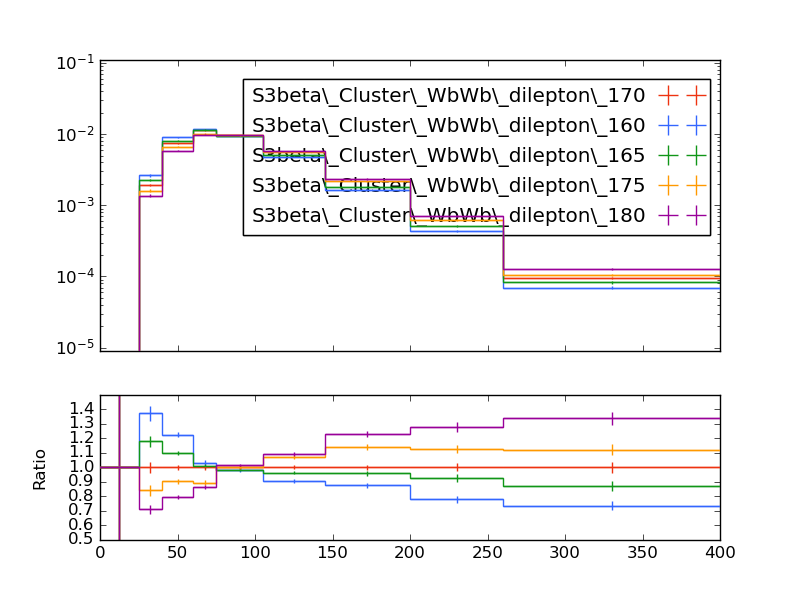

Source code (Python):
#! /usr/bin/env python

# This Python script was auto-generated using YODA v2.0.1.
# Analysis object: /WbWb_dilepton/pT_jet1_untagged
# Timestamp: 27-02-2025 (11:02:17)

import matplotlib as mpl
import matplotlib.pyplot as plt
mpl.use('Agg') # comment out for interactive use
import os
import numpy as np

plotDir = os.path.split(os.path.realpath(__file__))[0]
if 'YODA_USER_PLOT_PATH' in globals():
    plot_outdir = globals()['YODA_USER_PLOT_PATH']
else:
    plot_outdir = plotDir

#plot style
plt.style.use(os.path.join(plotDir, '../default.mplstyle'))

plt.rcParams['text.usetex'] = False
plt.style.use(['classic'])
plt.rc('font', family='DejaVu Sans')
# plot metadata
figW, figH = plt.rcParams['figure.figsize']
ax_xLabel = r''
ax_yLabel = r''
ax_title  = r''
ax_xScale = 'linear'
ax_yScale = 'log'
xLims = (0.0, 400.0)
yLims = (9e-06, 0.11000000000000001)

# TeX-friendly labels for the legend
labels = {
    'legend' : ([ r"S3beta\_Cluster\_WbWb\_dilepton\_170", r"S3beta\_Cluster\_WbWb\_dilepton\_160", r"S3beta\_Cluster\_WbWb\_dilepton\_165", r"S3beta\_Cluster\_WbWb\_dilepton\_175", r"S3beta\_Cluster\_WbWb\_dilepton\_180" ], r""),
}

# Adjust canvas width and height
canvasW = 10.0
canvasH = 9.0
figW *= canvasW/10.
figH *= canvasH/9.

# Create figure and axis objects
fig, (ax, ratio0_ax) = plt.subplots(2, 1, sharex=True,
                  figsize=(figW,figH), gridspec_kw={'height_ratios': (6.0, 3.0)})

# Set figure margins
plt.subplots_adjust(
    left   = 1.0 * plt.rcParams['figure.subplot.left'],
    right  = 1.0 * plt.rcParams['figure.subplot.right'],
    top    = 1.0 * plt.rcParams['figure.subplot.top'],
    bottom = 1.0 * plt.rcParams['figure.subplot.bottom'])

ratio0_ax.yaxis.set_major_locator(mpl.ticker.MultipleLocator(0.1))
ratio0_ax.set_ylim(0.5, 1.4999)
ratio0_ax.set_ylabel('Ratio')

# the numerical data is stored in a separate file
dataf = dict()
prefix = os.path.split(__file__)[0]
if prefix:    prefix = prefix + '/'
exec(open(prefix+'pT_jet1_untagged__data.py').read(), dataf)


legend_handles = dict() # keep track of handles for the legend

# style options for curves
# starts at zorder>=5 to draw curve on top of legend
styles = {
  'S3beta_Cluster_WbWb_dilepton_170.yoda.gz': {
    'color' : '#EE3311',
    'linestyle' : '-',
    'linewidth' : 1,
    'marker' : 'none',
    'markersize' : 2,
    'capsize' : 0.0,
    'zorder' : 5,
    'histstyle' : 1,
    'drawstyle' : 'steps-pre',
    'xerrorbars' : 1,
    'yerrorbars' : 1,
    'fillcolor' : None,
    'fillopacity' : 1.0,
    'ratio0_linestyle' : '-',
    'ratio0_linewidth' : 1,
    'ratio0_marker' : 'none',
    'ratio0_markersize' : 2,
    'ratio0_capsize' : 0.0,
    'ratio0_zorder' : 5,
    'ratio0_histstyle' : 1,
    'ratio0_drawstyle' : 'steps-pre',
    'ratio0_xerrorbars' : 1,
    'ratio0_yerrorbars' : 1,
  },
  'S3beta_Cluster_WbWb_dilepton_160.yoda.gz': {
    'color' : '#3366FF',
    'linestyle' : '-',
    'linewidth' : 1,
    'marker' : 'none',
    'markersize' : 2,
    'capsize' : 0.0,
    'zorder' : 6,
    'histstyle' : 1,
    'drawstyle' : 'steps-pre',
    'xerrorbars' : 1,
    'yerrorbars' : 1,
    'fillcolor' : None,
    'fillopacity' : 1.0,
    'ratio0_linestyle' : '-',
    'ratio0_linewidth' : 1,
    'ratio0_marker' : 'none',
    'ratio0_markersize' : 2,
    'ratio0_capsize' : 0.0,
    'ratio0_zorder' : 6,
    'ratio0_histstyle' : 1,
    'ratio0_drawstyle' : 'steps-pre',
    'ratio0_xerrorbars' : 1,
    'ratio0_yerrorbars' : 1,
  },
  'S3beta_Cluster_WbWb_dilepton_165.yoda.gz': {
    'color' : '#109618',
    'linestyle' : '-',
    'linewidth' : 1,
    'marker' : 'none',
    'markersize' : 2,
    'capsize' : 0.0,
    'zorder' : 7,
    'histstyle' : 1,
    'drawstyle' : 'steps-pre',
    'xerrorbars' : 1,
    'yerrorbars' : 1,
    'fillcolor' : None,
    'fillopacity' : 1.0,
    'ratio0_linestyle' : '-',
    'ratio0_linewidth' : 1,
    'ratio0_marker' : 'none',
    'ratio0_markersize' : 2,
    'ratio0_capsize' : 0.0,
    'ratio0_zorder' : 7,
    'ratio0_histstyle' : 1,
    'ratio0_drawstyle' : 'steps-pre',
    'ratio0_xerrorbars' : 1,
    'ratio0_yerrorbars' : 1,
  },
  'S3beta_Cluster_WbWb_dilepton_175.yoda.gz': {
    'color' : '#FF9900',
    'linestyle' : '-',
    'linewidth' : 1,
    'marker' : 'none',
    'markersize' : 2,
    'capsize' : 0.0,
    'zorder' : 8,
    'histstyle' : 1,
    'drawstyle' : 'steps-pre',
    'xerrorbars' : 1,
    'yerrorbars' : 1,
    'fillcolor' : None,
    'fillopacity' : 1.0,
    'ratio0_linestyle' : '-',
    'ratio0_linewidth' : 1,
    'ratio0_marker' : 'none',
    'ratio0_markersize' : 2,
    'ratio0_capsize' : 0.0,
    'ratio0_zorder' : 8,
    'ratio0_histstyle' : 1,
    'ratio0_drawstyle' : 'steps-pre',
    'ratio0_xerrorbars' : 1,
    'ratio0_yerrorbars' : 1,
  },
  'S3beta_Cluster_WbWb_dilepton_180.yoda.gz': {
    'color' : '#990099',
    'linestyle' : '-',
    'linewidth' : 1,
    'marker' : 'none',
    'markersize' : 2,
    'capsize' : 0.0,
    'zorder' : 9,
    'histstyle' : 1,
    'drawstyle' : 'steps-pre',
    'xerrorbars' : 1,
    'yerrorbars' : 1,
    'fillcolor' : None,
    'fillopacity' : 1.0,
    'ratio0_linestyle' : '-',
    'ratio0_linewidth' : 1,
    'ratio0_marker' : 'none',
    'ratio0_markersize' : 2,
    'ratio0_capsize' : 0.0,
    'ratio0_zorder' : 9,
    'ratio0_histstyle' : 1,
    'ratio0_drawstyle' : 'steps-pre',
    'ratio0_xerrorbars' : 1,
    'ratio0_yerrorbars' : 1,
  },
}

# curve from input yoda files in main panel
for label, yvals in dataf['yvals'].items():
    if all(np.isnan(v) for v in dataf['yvals'][label]):
        continue
    tmp = None
    if styles[label]['histstyle']: # draw as histogram
        xpos = dataf['xedges'][label] if styles[label]['drawstyle'] else dataf['xpoints'][label]
        ypos = np.insert(yvals, 0, yvals[0]) if styles[label]['drawstyle'] else yvals
        if styles[label]['fillcolor']: # fill area below curve
            ax.fill_between(xpos, ypos, step='pre',
                            color=styles[label]['fillcolor'],
                            alpha=styles[label]['fillopacity'])
        tmp, = ax.plot(xpos, ypos,
                       color=styles[label]['color'],
                       linestyle=styles[label]['linestyle'],
                       linewidth=styles[label]['linewidth'],
                       drawstyle=styles[label]['drawstyle'], solid_joinstyle='miter',
                       zorder=styles[label]['zorder'], label=label)
    tmp = ax.errorbar(dataf['xpoints'][label], yvals,
                      xerr=np.array(dataf['xerrs'][label])*styles[label]['xerrorbars'],
                      yerr=np.array(dataf['yerrs'][label])*styles[label]['yerrorbars'],
                      fmt=styles[label]['marker'], capsize=styles[label]['capsize'],
                      markersize=styles[label]['markersize'],
                      ecolor=styles[label]['color'],
                      color=styles[label]['color'], zorder=styles[label]['zorder'])
    tmp[-1][0].set_linestyle(styles[label]['linestyle'])
    tmp[-1][0].set_linewidth(styles[label]['linewidth'])
    if label in dataf['add_legend_handle']:  legend_handles[label] = tmp
    for varLabel in dataf['variation_yvals'].keys():
        if varLabel.startswith(label):
            tmp, = ax.plot(dataf['xedges'][label], dataf['variation_yvals'][varLabel],
                           color=styles[label]['color'],
                           linestyle=styles[label]['linestyle'],
                           linewidth=styles[label]['linewidth'],
                           drawstyle='steps-pre', solid_joinstyle='miter',
                           zorder=styles[label]['zorder'], alpha=0.5)


# plots on ratio panel
# curve from input yoda files in ratio panel
for label, yvals in dataf['ratio0_yvals'].items():
    if all(np.isnan(v) for v in yvals):
        continue
    if styles[label]['ratio0_histstyle']: # plot as histogram
        xpos = dataf['xedges']['S3beta_Cluster_WbWb_dilepton_170.yoda.gz'] if styles[label]['ratio0_drawstyle'] else dataf['xpoints']['S3beta_Cluster_WbWb_dilepton_170.yoda.gz']
        ypos = np.insert(yvals, 0, yvals[0]) if styles[label]['ratio0_drawstyle'] else yvals
        ratio0_ax.plot(xpos, ypos,
                       color=styles[label]['color'],
                       linewidth=styles[label]['linewidth'],
                       linestyle=styles[label]['ratio0_linestyle'],
                       drawstyle=styles[label]['ratio0_drawstyle'], zorder=styles[label]['zorder'],
                       solid_joinstyle='miter')
    tmp = ratio0_ax.errorbar(dataf['xpoints']['S3beta_Cluster_WbWb_dilepton_170.yoda.gz'], yvals,
                             xerr=np.array(dataf['ref_xerrs'])*styles[label]['ratio0_xerrorbars'],
                             yerr=np.array(dataf['ratio0_yerrs'][label])*styles[label]['ratio0_yerrorbars'],
                             fmt=styles[label]['ratio0_marker'], capsize=styles[label]['ratio0_capsize'],
                             markersize=styles[label]['ratio0_markersize'],
                             ecolor=styles[label]['color'],
                             color=styles[label]['color'])
    tmp[-1][0].set_linestyle(styles[label]['ratio0_linestyle'])
    tmp[-1][0].set_linewidth(styles[label]['ratio0_linewidth'])

    for varlabel in dataf['ratio0_variation_vals'].keys():
        if varlabel.startswith(label):
            ratio0_ax.plot(dataf['xedges']['S3beta_Cluster_WbWb_dilepton_170.yoda.gz'],
                            dataf['ratio0_variation_vals'][varlabel],
                            color=styles[label]['color'],
                            linestyle=styles[label]['linestyle'],
                            linewidth=styles[label]['linewidth'],
                            drawstyle='steps-pre', solid_joinstyle='miter',
                            zorder=1, alpha=0.5)

legend_items = list(legend_handles.values())
ax.add_artist(ax.legend(legend_items,
                        labels['legend'][0],
                        title=labels['legend'][1],
                        alignment='right',
                        loc='upper right',
                        bbox_to_anchor=(1.0, 0.97),markerfirst=False))

# set plot metadata as defined above
ratio0_ax.set_xlabel(ax_xLabel)
ratio0_ax.xaxis.set_label_coords(1., -0.15)
ax.set_ylabel(ax_yLabel, ha='right', va='top')
ax.yaxis.set_label_coords(-0.11, 1.0)
ax.set_title(ax_title, loc='left')
ax.set_xscale(ax_xScale)
ax.set_yscale(ax_yScale)
ax.set_xlim(xLims)
ax.set_ylim(yLims)

# tick formatting
plt.rcParams['xtick.top'] = True
plt.rcParams['ytick.right'] = True
ax.yaxis.set_major_locator(mpl.ticker.LogLocator(base=10.0, numticks=np.inf))
ax.yaxis.set_minor_locator(mpl.ticker.LogLocator(
                           base=10.0, subs=np.arange(0.1, 1, 0.1), numticks=np.inf))
fig.align_ylabels((ax, ratio0_ax))
plt.savefig(os.path.join(plot_outdir, 'pT_jet1_untagged.pdf'), format='PDF')
plt.savefig(os.path.join(plot_outdir, 'pT_jet1_untagged.png'), format='PNG')

plt.close(fig)
